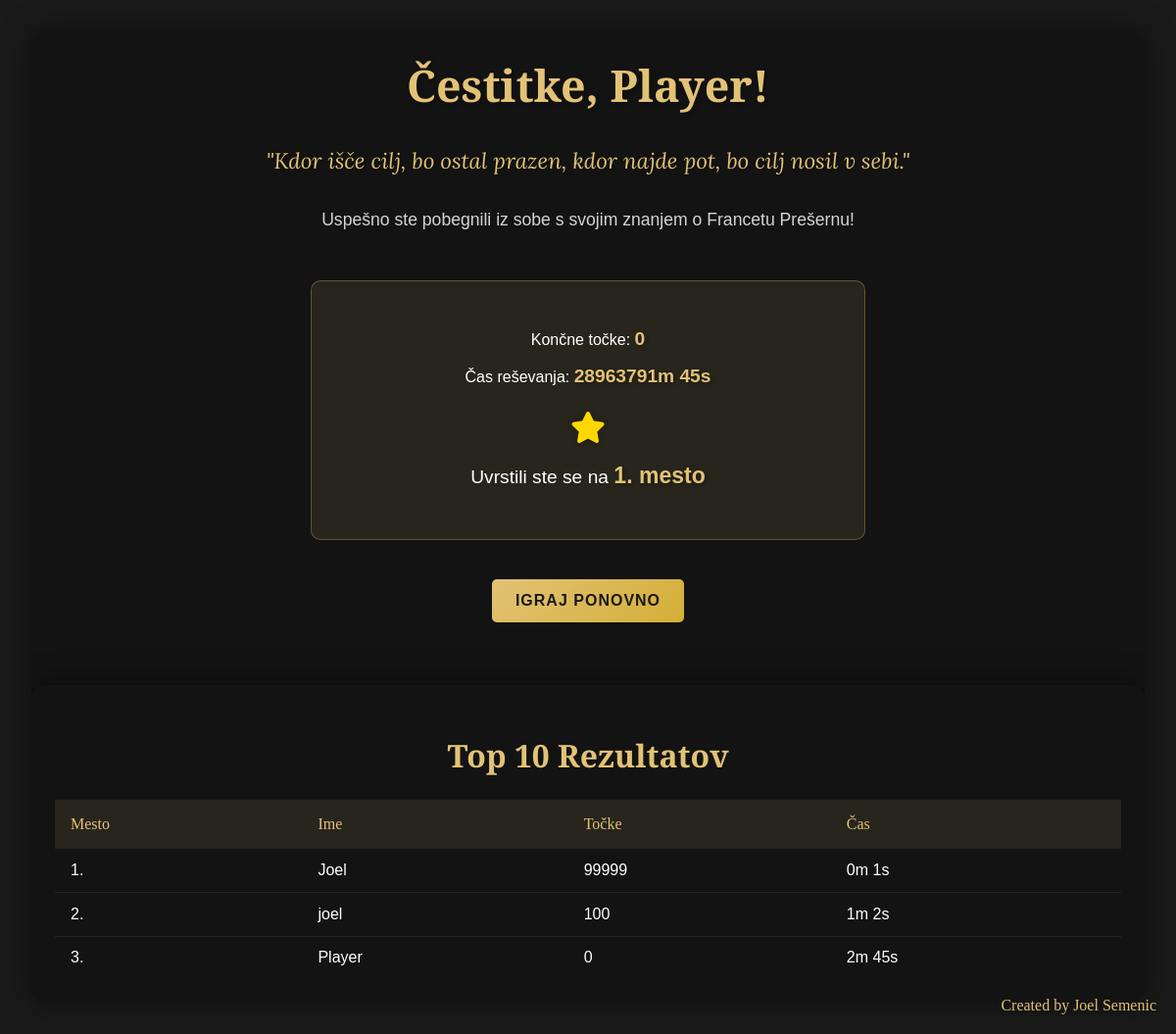
Page /finish/?player_name=Player&score=0&time_taken=1737827505 on the committed database.
### escaperoom/models.py (models this page shows)
class UserScore(models.Model):
    username = models.CharField(max_length=100)
    score = models.IntegerField(default=0)
    time_taken = models.IntegerField(default=0)
    date = models.DateTimeField(auto_now_add=True)
    def __str__(self):
        return f"{self.username} - {self.score} - {self.time_taken} - {self.date}"

### escaperoom/views.py (the view)
# urls.py: path('finish/', views.finish, name='finish'),
def finish(request):
    player_name = request.GET.get('player_name', 'Player')
    score = request.GET.get('score', 0)
    time_taken = int(request.GET.get('time_taken', 0))
    minutes = time_taken // 60
    seconds = time_taken % 60
    time_formatted = f"{minutes}m {seconds}s"
    all_scores = UserScore.objects.order_by('-score', 'time_taken')
    top_10 = all_scores[:10]
    position = 1
    print(all_scores)
    for idx, s in enumerate(all_scores, 1):
        print(s.username, s.score, s.time_taken)
        if s.username == player_name and s.score == int(score) and s.time_taken == time_taken:
            position = idx
            break
    context = {
        'player_name': player_name,
        'score': score,
        'time_taken': time_formatted,
        'scores': top_10,
        'position': position
    }
    return render(request, 'escaperoom/finish.html', context)

### escaperoom/templatetags/escaperoom_extras.py (called while the page is built)
@register.filter
def format_time(seconds):
    minutes = seconds // 60
    remaining_seconds = seconds % 60
    return f"{minutes}m {remaining_seconds}s"

### escaperoom/templates/escaperoom/finish.html (shortened to what this page needs)
{% load static %}
{% load escaperoom_extras %}
<!DOCTYPE html>
<html lang="sl">
<head>
    <link rel="stylesheet" href="{% static 'css/style.css' %}">
    <link rel="stylesheet" href="https://cdnjs.cloudflare.com/ajax/libs/font-awesome/6.0.0/css/all.min.css">
</head>
<body class="landing-page">
    <div class="landing-container">
        <div class="content-wrapper finish-layout">
            <div class="finish-main">
                <div class="text-section finish-content">
                    <h1>Čestitke, {{ player_name }}!</h1>
                    <div class="success-message">
                        <p class="quote">"Kdor išče cilj, bo ostal prazen, kdor najde pot, bo cilj nosil v sebi."</p>
                        <p class="description">Uspešno ste pobegnili iz sobe s svojim znanjem o Francetu Prešernu!</p>
                        <div class="stats">
                            <p>Končne točke: <span class="highlight">{{ score }}</span></p>
                            <p>Čas reševanja: <span class="highlight">{{ time_taken }}</span></p>
                            <div class="star-rating" id="starRating"></div>
                            <p class="player-position">Uvrstili ste se na <span class="highlight">{{ position }}. mesto</span></p>
                        </div>
                    </div>
                    <div class="action-buttons">
                        <a href="{% url 'index' %}" class="btn">Igraj Ponovno</a>
                    </div>
                </div>
            </div>
            <div class="scoreboard">
                <h2>Top 10 Rezultatov</h2>
                <div class="scoreboard-table">
                    <table>
                        <thead>
                            <tr>
                                <th>Mesto</th>
                                <th>Ime</th>
                                <th>Točke</th>
                                <th>Čas</th>
                            </tr>
                        </thead>
                        <tbody>
                            {% for score_entry in scores|slice:":10" %}
                            <tr {% if score_entry.username == player_name and score_entry.score == score %}class="current-player"{% endif %}>
                                <td>{{ forloop.counter }}.</td>
                                <td>{{ score_entry.username }}</td>
                                <td>{{ score_entry.score }}</td>
                                <td>{{ score_entry.time_taken|format_time }}</td>
                            </tr>
                            {% endfor %}
                        </tbody>
                    </table>
                </div>
            </div>
            <div class="creator-credit">
                Created by Joel Semenic
            </div>
        </div>
    </div>
</body>
</html>

### escaperoom/static/css/style.css (style rules this page uses)
body { font-family: 'Arial', sans-serif; margin: 0; padding: 0; background-color: #f0f0f0; min-height: 100vh; display: flex; justify-content: center; align-items: center; }
.success-message { text-align: center; margin: 2rem 0; }
.btn { padding: 0.8rem 1.5rem; margin: 0.5rem; font-size: 1rem; background-color: #4CAF50; color: white; border: none; border-radius: 5px; cursor: pointer; text-decoration: none; display: inline-block; }
.landing-page { background-color: #1a1a1a; color: #fff; }
.landing-container { width: 100%; max-width: 1200px; margin: 0 auto; padding: 2rem; }
.content-wrapper { display: flex; background-color: rgba(20, 20, 20, 0.95); border-radius: 15px; overflow: hidden; box-shadow: 0 0 30px rgba(0, 0, 0, 0.5); }
.text-section { flex: 1; padding: 4rem 3rem; position: relative; }
.text-section h1 { font-family: 'Playfair Display', serif; font-size: 2.8rem; margin-bottom: 2rem; color: #e2c275; text-shadow: 2px 2px 4px rgba(0,0,0,0.3); }
.quote { font-family: 'Lora', serif; font-style: italic; font-size: 1.4rem; color: #e2c275; margin-bottom: 2rem; text-shadow: 1px 1px 2px rgba(0,0,0,0.3); }
.description { font-size: 1.1rem; line-height: 1.6; color: #d4d4d4; margin-bottom: 3rem; }
.creator-credit { position: absolute; bottom: 20px; right: 20px; font-family: 'Playfair Display', serif; font-size: 1rem; color: #e2c275; text-shadow: 1px 1px 2px rgba(0,0,0,0.2); }
.finish-content { text-align: center; }
.stats { margin: 2rem 0; padding: 2rem; background: rgba(226, 194, 117, 0.1); border-radius: 10px; border: 1px solid rgba(226, 194, 117, 0.3); }
.highlight { color: #e2c275; font-size: 1.2em; font-weight: bold; text-shadow: 2px 2px 4px rgba(0,0,0,0.3); }
.action-buttons { margin-top: 2rem; display: flex; gap: 1rem; justify-content: center; }
.action-buttons .btn { background: linear-gradient(135deg, #e2c275 0%, #d4af37 100%); color: #1a1a1a; font-weight: bold; text-transform: uppercase; letter-spacing: 1px; transition: all 0.3s ease; }
.star-rating { margin-top: 1.5rem; font-size: 2rem; }
.scoreboard { margin-top: 3rem; background: rgba(20, 20, 20, 0.95); border-radius: 15px; padding: 2rem; box-shadow: 0 0 30px rgba(0, 0, 0, 0.5); }
.scoreboard h2 { color: #e2c275; font-family: 'Playfair Display', serif; font-size: 2rem; margin-bottom: 1.5rem; text-align: center; }
.scoreboard-table { overflow-x: auto; }
.scoreboard table { width: 100%; border-collapse: collapse; color: #fff; }
.scoreboard th { background: rgba(226, 194, 117, 0.1); padding: 1rem; text-align: left; font-family: 'Playfair Display', serif; color: #e2c275; font-weight: normal; }
.scoreboard td { padding: 0.8rem 1rem; border-bottom: 1px solid rgba(226, 194, 117, 0.1); }
.scoreboard tr:last-child td { border-bottom: none; }
.player-position { margin-top: 1rem; font-size: 1.2rem; color: #fff; }
.finish-layout { display: grid; grid-template-columns: 1fr 350px; gap: 2rem; align-items: start; min-height: 600px; }
.finish-main { background-color: rgba(20, 20, 20, 0.95); border-radius: 15px; padding: 2rem; display: flex; flex-direction: column; justify-content: center; }
.finish-content { padding: 0; }
.finish-content h1 { margin-top: 0; }
.stats { margin: 2rem auto; max-width: 500px; }
.scoreboard { background: rgba(20, 20, 20, 0.95); border-radius: 15px; padding: 1.5rem; box-shadow: 0 0 30px rgba(0, 0, 0, 0.5); position: sticky; top: 2rem; height: fit-content; }
@media (max-width: 1200px) { .finish-layout { grid-template-columns: 1fr; gap: 1rem; } }
@media (max-width: 1200px) { .scoreboard { position: static; margin-top: 1rem; } }
@media (max-width: 1200px) { .finish-main { padding: 1.5rem; } }

### rows in the picture
UserScore: username "Player", score "0", time_taken "2m 45s"
UserScore: username "Joel", score "99999", time_taken "0m 1s"
UserScore: username "joel", score "100", time_taken "1m 2s"

### other values in the picture
{{ score }} "0"
{{ time_taken }} "28963791m 45s"
{{ position }} "1"
